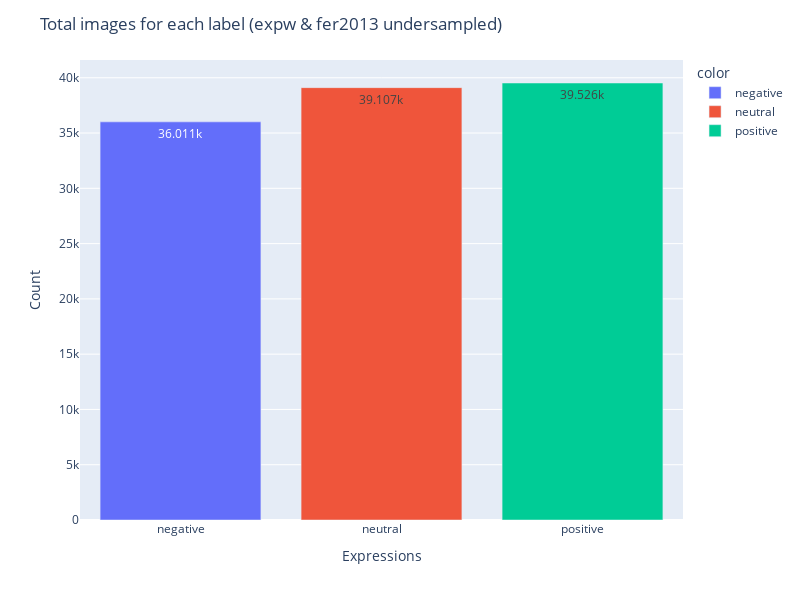

The notebook cell this image was saved under:
### Code cell
fig = px.bar(
    x=grouped_undersampled_count.index,
    y=grouped_undersampled_count.values,
    color=grouped_undersampled_count.index,
)

fig.update_layout(
    title="Total images for each label (expw & fer2013 undersampled)",
    xaxis_title="Expressions",
    yaxis_title="Count",
    height=600,
    width=800,
)

fig.update_traces(texttemplate="%{y}", textposition="inside")

fig.show()

### Figure 1 — Plotly figure (JSON) as saved in the notebook; plotly's stock layout.template omitted (floating-point values rounded to 4 significant figures)
{"data": [{"alignmentgroup": "True", "hovertemplate": "color=negative<br>x=%{x}<br>y=%{y}<extra></extra>", "legendgroup": "negative", "marker": {"color": "#636efa", "pattern": {"shape": ""}}, "name": "negative", "offsetgroup": "negative", "orientation": "v", "showlegend": true, "textposition": "inside", "texttemplate": "%{y}", "type": "bar", "x": ["negative"], "xaxis": "x", "y": [36011], "yaxis": "y"}, {"alignmentgroup": "True", "hovertemplate": "color=neutral<br>x=%{x}<br>y=%{y}<extra></extra>", "legendgroup": "neutral", "marker": {"color": "#EF553B", "pattern": {"shape": ""}}, "name": "neutral", "offsetgroup": "neutral", "orientation": "v", "showlegend": true, "textposition": "inside", "texttemplate": "%{y}", "type": "bar", "x": ["neutral"], "xaxis": "x", "y": [39107], "yaxis": "y"}, {"alignmentgroup": "True", "hovertemplate": "color=positive<br>x=%{x}<br>y=%{y}<extra></extra>", "legendgroup": "positive", "marker": {"color": "#00cc96", "pattern": {"shape": ""}}, "name": "positive", "offsetgroup": "positive", "orientation": "v", "showlegend": true, "textposition": "inside", "texttemplate": "%{y}", "type": "bar", "x": ["positive"], "xaxis": "x", "y": [39526], "yaxis": "y"}], "layout": {"barmode": "relative", "height": 600, "legend": {"title": {"text": "color"}, "tracegroupgap": 0}, "margin": {"t": 60}, "title": {"text": "Total images for each label (expw & fer2013 undersampled)"}, "width": 800, "xaxis": {"anchor": "y", "domain": [0, 1], "title": {"text": "Expressions"}}, "yaxis": {"anchor": "x", "domain": [0, 1], "title": {"text": "Count"}}}}
